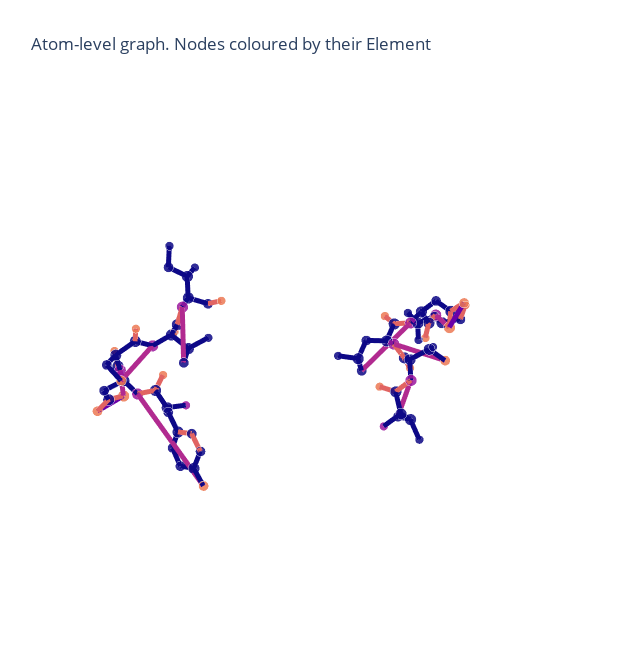

Notebook code for this chart:
### Code cell
from graphein.protein.visualisation import plotly_protein_structure_graph

p = plotly_protein_structure_graph(
    graph_mutated,
    colour_edges_by="kind",
    colour_nodes_by="element_symbol",
    label_node_ids=False,
    node_size_min=5,
    node_alpha=0.85,
    node_size_multiplier=1,
    plot_title="Atom-level graph. Nodes coloured by their Element"
    )
p.show()

### Figure 1 — Plotly figure (JSON) as saved in the notebook; plotly's stock layout.template omitted (floating-point values rounded to 4 significant figures; data arrays with more than 128 entries replaced by an {"elided": "..."} marker saying what was removed)
{"data": [{"hoverinfo": "text+x+y+z", "marker": {"color": {"elided": "79x4 float values"}, "opacity": 0.85, "size": [6, 8, 8, 6, 7, 8, 7, 7, 7, 7, 8, 7, 8, 8, 8, 6, 7, 8, 7, 8, 8, 8, 8, 6, 7, 7, 8, 8, 8, 6, 8, 6, 7, 8, 8, 7, 6, 8, 7, 6, 6, 6, 8, 8, 6, 8, 6, 7, 8, 8, 8, 6, 8, 6, 7, 8, 8, 8, 6, 7, 8, 6, 7, 8, 8, 8, 6, 7, 8, 7, 8, 8, 8, 7, 6, 7, 8, 6, 6], "symbol": "circle"}, "mode": "markers", "text": ["E:TYR:170:N", "E:TYR:170:CA", "E:TYR:170:C", "E:TYR:170:O", "E:TYR:170:CB", "E:TYR:170:CG", "E:TYR:170:CD1", "E:TYR:170:CD2", "E:TYR:170:CE1", "E:TYR:170:CE2", "E:TYR:170:CZ", "E:TYR:170:OH", "E:ASP:171:N", "E:ASP:171:CA", "E:ASP:171:C", "E:ASP:171:O", "E:ASP:171:CB", "E:ASP:171:CG", "E:ASP:171:OD1", "E:ASP:171:OD2", "E:SER:172:N", "E:SER:172:CA", "E:SER:172:C", "E:SER:172:O", "E:SER:172:CB", "E:SER:172:OG", "E:VAL:173:N", "E:VAL:173:CA", "E:VAL:173:C", "E:VAL:173:O", "E:VAL:173:CB", "E:VAL:173:CG1", "E:VAL:173:CG2", "E:ILE:174:N", "E:ILE:174:CA", "E:ILE:174:C", "E:ILE:174:O", "E:ILE:174:CB", "E:ILE:174:CG1", "E:ILE:174:CG2", "E:ILE:174:CD1", "I:VAL:36:N", "I:VAL:36:CA", "I:VAL:36:C", "I:VAL:36:O", "I:VAL:36:CB", "I:VAL:36:CG1", "I:VAL:36:CG2", "I:THR:37:N", "I:THR:37:CA", "I:THR:37:C", "I:THR:37:O", "I:THR:37:CB", "I:THR:37:CG2", "I:THR:37:OG1", "I:LEU:38:N", "I:LEU:38:CA", "I:LEU:38:C", "I:LEU:38:O", "I:LEU:38:CB", "I:LEU:38:CG", "I:LEU:38:CD1", "I:LEU:38:CD2", "I:ASP:39:N", "I:ASP:39:CA", "I:ASP:39:C", "I:ASP:39:O", "I:ASP:39:CB", "I:ASP:39:CG", "I:ASP:39:OD1", "I:ASP:39:OD2", "I:LEU:40:N", "I:LEU:40:CA", "I:LEU:40:C", "I:LEU:40:O", "I:LEU:40:CB", "I:LEU:40:CG", "I:LEU:40:CD1", "I:LEU:40:CD2"], "type": "scatter3d", "x": [47.16, 48.53, 48.56, 47.66, 49.09, 49.27, 49.8, 48.93, 50.06, 49.12, 49.75, 49.88, 49.58, 49.81, 50.01, 49.6, 51.14, 50.81, 51.71, 49.62, 50.37, 50.5, 49.14, 49.08, 51.63, 51.45, 48.08, 46.81, 45.69, 45.61, 46.42, 45.13, 47.54, 44.94, 43.8, 42.61, 42.09, 43.3, 44.35, 42.04, 43.92, 38.8, 37.53, 36.99, 37.3, 36.49, 36.84, 36.18, 36.01, 35.14, 34.33, 33.83, 34.21, 35.08, 33.47, 34.18, 33.53, 32.23, 31.91, 34.51, 35.73, 36.72, 35.24, 31.57, 30.14, 29.32, 29.93, 29.64, 29.85, 29.48, 30.47, 28.03, 27.1, 26.06, 25.32, 26.32, 27.24, 26.78, 27.41], "y": [-29.16, -29.43, -30.66, -30.82, -28.25, -27.03, -27.2, -25.79, -26.05, -24.68, -24.8, -23.67, -31.43, -32.74, -32.63, -33.59, -33.38, -33.9, -34.25, -33.94, -31.5, -31.3, -30.89, -30.53, -30.29, -29.07, -30.68, -30.17, -31.15, -31.86, -28.87, -28.22, -27.8, -31.37, -32.3, -31.62, -30.61, -32.84, -33.46, -33.68, -33.61, -17.38, -16.93, -17.92, -19.12, -16.74, -15.58, -18.02, -17.43, -18.29, -19.3, -19.02, -17.42, -16.66, -16.45, -20.47, -21.59, -21.96, -23.15, -22.8, -22.5, -23.69, -22.48, -20.91, -20.99, -20.67, -20.43, -20.14, -18.64, -17.89, -18.19, -20.92, -20.77, -19.71, -19.88, -22.02, -23.0, -24.43, -22.59], "z": [-1.957, -1.49, -0.59, 0.236, -0.776, -1.705, -2.983, -1.223, -3.735, -1.956, -3.204, -3.94, -0.774, -0.159, 1.347, 1.961, -0.694, -2.108, -2.905, -2.498, 1.831, 3.309, 3.957, 5.132, 3.671, 2.954, 3.145, 3.687, 3.537, 2.528, 2.995, 3.579, 2.962, 4.58, 4.446, 3.718, 4.188, 5.84, 6.757, 5.76, 8.245, -1.727, -1.087, -0.001, -0.069, -2.213, -3.157, -2.998, 0.758, 1.638, 0.821, -0.274, 2.523, 3.574, 1.653, 1.398, 0.774, 1.547, 1.573, 0.699, -0.24, -0.082, -1.695, 1.834, 2.15, 0.862, -0.178, 3.312, 3.148, 4.05, 2.187, 0.907, -0.216, 0.136, 1.102, -0.553, -1.257, -1.076, -2.757]}, {"hoverinfo": "text", "line": {"color": {"elided": "264x4 float values"}, "width": 10}, "mode": "lines", "text": {"elided": "264 str values"}, "type": "scatter3d", "x": {"elided": "264 float values"}, "y": {"elided": "264 float values"}, "z": {"elided": "264 float values"}}], "layout": {"height": 650, "margin": {"t": 100}, "scene": {"xaxis": {"showbackground": false, "showgrid": false, "showline": false, "showticklabels": false, "title": {"text": ""}, "zeroline": false}, "yaxis": {"showbackground": false, "showgrid": false, "showline": false, "showticklabels": false, "title": {"text": ""}, "zeroline": false}, "zaxis": {"showbackground": false, "showgrid": false, "showline": false, "showticklabels": false, "title": {"text": ""}, "zeroline": false}}, "showlegend": false, "title": {"text": "Atom-level graph. Nodes coloured by their Element"}, "width": 620}}
